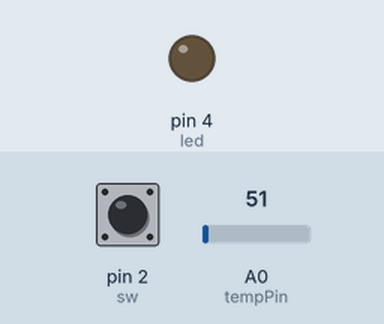
Recording of a sketch running on a simulated Arduino Uno, built with avr-gcc and run on an emulated ATmega328P. Parts: output pins drawn as LEDs (lit = HIGH). The test bench sets the inputs (shaded band); at power-on: pin 2 (sw) LOW, A0 (tempPin) = 51. What the sketch prints to the serial monitor is not drawn.

Above: at 1.2 s.
1.3 s: pin 2 (sw) pulled HIGH for 0.15 s
At 1.37 s:
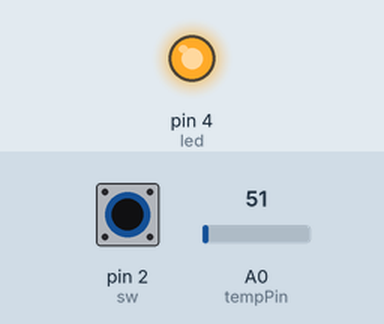
2.9 s: pin 2 (sw) pulled HIGH for 1 s
At 5.1 s:
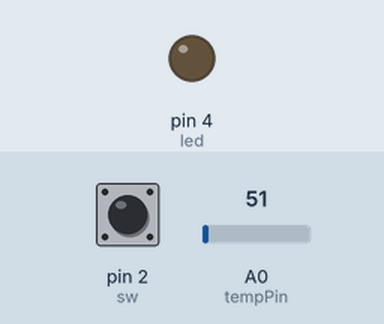
5.4 s: pin 2 (sw) pulled HIGH for 3.2 s
At 6.3 s:
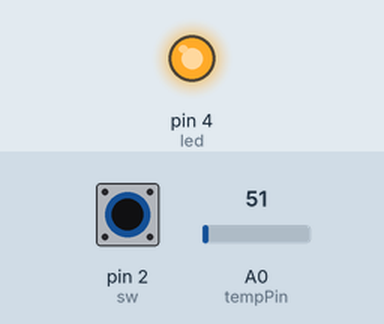
Timing chart, 0 to 10.1 s (numbered marks = the images above; inputs shaded):
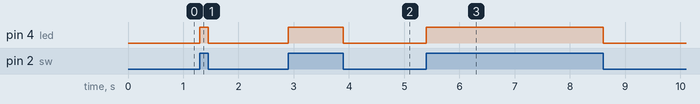

The sketch:

XIOT.ino
```cpp
#include <elapsedMillis.h>

elapsedMillis timeElapsed; /*used for checking the time elapsed to take the readings of the temperature sensor*/
int sw =2; /*defining the pin of the switch*/
int led =4;  /*defining the pin of the led*/
bool led_state= false; /* false for OFF & true for ON -- intially the led is OFF*/
int sw_read; /*variable to read the switch*/
int sw_state=0;  /*state of the switch-- 0: not pressed & 1: pressed--initially not pressed*/
int temp; /*variable to contain the value of the temperature*/
int tempPin=0; /*naming pin 0 of analog input side for the temperature readings */
int three_sec=3000; /*declare a variable for the 3 sec rate*/

void Print_SM();/*function to print the state of the lead and switch on serial monitor*/
void readTemp();

void setup()
{
  Serial.begin(9600);
  pinMode (sw, INPUT);
  pinMode (led, OUTPUT);
}

void loop()
{
  sw_read=digitalRead(sw);
  if(sw_read!=sw_state)   /*if the state of the switch is inverted. It will print and */
  {
    sw_state=sw_read; /* The state of the switch is updated*/
    Print_SM();       /*print on the serial monitor*/
    led_state= !led_state;
    digitalWrite(led,led_state);
  }

  /*taking the temperture sensor readings every three seconds   */
  readTemp();

}

void Print_SM()
{
  Serial.print("pressed");
  if(led_state)
  {
    Serial.print("ON");
  }
  else
  {
    Serial.print("OFF");
  }
}

void readTemp()
{
  if (timeElapsed > three_sec)
  {
    temp = (5.0 * analogRead(tempPin) * 100.0) / 1024; // equation which is taken from the datasheet of LM35 Temperature Sensor -- temp has the reading of the temperature
    timeElapsed = 0;       // reset the counter to 0 so the counting starts over
  }

}
```

Measured:
- after the input at 1.3 s, pin 4 (led): LOW → HIGH at once, → LOW 0.15 s later
- after the input at 2.9 s, pin 4 (led): LOW → HIGH at once, → LOW 1.0 s later
- after the input at 5.4 s, pin 4 (led): LOW → HIGH at once, → LOW 3.2 s later
